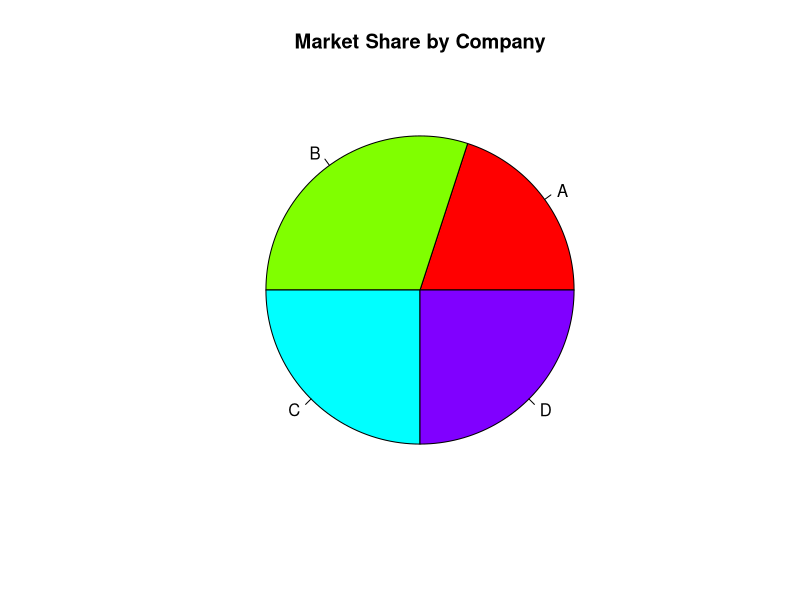

The R source for this figure:
# Sample data: Company and Market Share
company <- c("A", "B", "C", "D")
market_share <- c(20, 30, 25, 25)

# Create a pie chart
pie(market_share, labels=company, col=rainbow(length(company)), 
    main="Market Share by Company")

